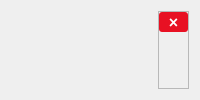
               <widget class="QWidget" name="page_show">
                <layout class="QHBoxLayout" name="horizontalLayout_14">
                 <item>
                  <widget class="QLabel" name="lb_show">
                   <property name="text">
                    <string/>
                   </property>
                  </widget>
                 </item>
                 <item>
                  <widget class="QFrame" name="frame">
                   <property name="minimumSize">
                    <size>
                     <width>31</width>
                     <height>0</height>
                    </size>
                   </property>
                   <property name="maximumSize">
                    <size>
                     <width>31</width>
                     <height>16777215</height>
                    </size>
                   </property>
                   <property name="frameShape">
                    <enum>QFrame::StyledPanel</enum>
                   </property>
                   <property name="frameShadow">
                    <enum>QFrame::Raised</enum>
                   </property>
                   <layout class="QVBoxLayout" name="verticalLayout_7">
                    <property name="spacing">
                     <number>0</number>
                    </property>
                    <property name="leftMargin">
                     <number>0</number>
                    </property>
                    <property name="topMargin">
                     <number>0</number>
                    </property>
                    <property name="rightMargin">
                     <number>0</number>
                    </property>
                    <property name="bottomMargin">
                     <number>0</number>
                    </property>
                    <item>
                     <widget class="QPushButton" name="btn_close">
                      <property name="sizePolicy">
                       <sizepolicy hsizetype="Fixed" vsizetype="Fixed">
                        <horstretch>0</horstretch>
                        <verstretch>0</verstretch>
                       </sizepolicy>
                      </property>
                      <property name="minimumSize">
                       <size>
                        <width>0</width>
                        <height>20</height>
                       </size>
                      </property>
                      <property name="maximumSize">
                       <size>
                        <width>30</width>
                        <height>20</height>
                       </size>
                      </property>
                      <property name="styleSheet">
                       <string notr="true">QPushButton#btn_close {
    background-color: #e81123; /* Windows 10 红色 */
    border: none;
    border-radius: 3px; /* 圆角大小 */
    color: white; /* “X”图标的颜色 */
    font-size: 16px; /* 图标大小 */
    font-weight: bold;
    padding: 2px; /* 内边距 */
    text-align: center; /* 文本居中 */
    width: 20px; /* 按钮宽度 */
    height: 20px; /* 按钮高度 */
    outline: none; /* 移除焦点时的轮廓线 */
}

QPushButton#btn_close:hover {
    background-color: #f1707a; /* 鼠标悬停时的颜色 */
}

QPushButton#btn_close:pressed {
    background-color: #d20f2a; /* 按钮按下时的颜色 */
}
</string>
                      </property>
                      <property name="text">
                       <string>×</string>
                      </property>
                     </widget>
                    </item>
                    <item>
                     <spacer name="verticalSpacer_6">
                      <property name="orientation">
                       <enum>Qt::Vertical</enum>
                      </property>
                      <property name="sizeHint" stdset="0">
                       <size>
                        <width>20</width>
                        <height>40</height>
                       </size>
                      </property>
                     </spacer>
                    </item>
                   </layout>
                  </widget>
                 </item>
                </layout>
               </widget>
